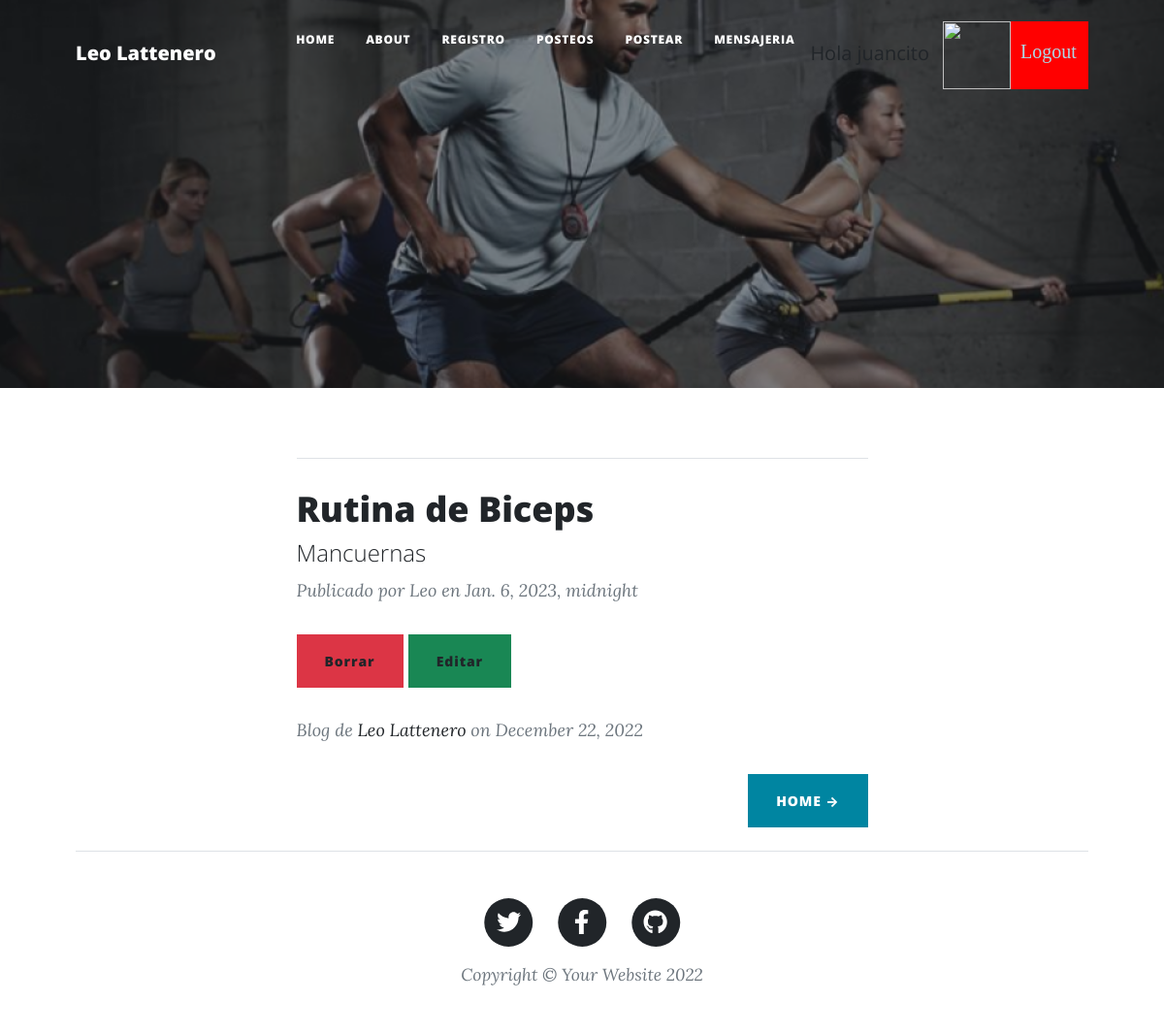
Screenshot of /posteos (signed in) with the database file from the repository.
### AppRutinas/models.py (models this page shows, shortened)
class Posteo(models.Model):
    titulo = models.CharField(max_length=255)
    subtitulo = models.CharField(max_length=255)
    imagen = models.ImageField(upload_to='media', blank=True)
    cuerpo = RichTextUploadingField() # CKEditor Rich Text Field
    autor = models.CharField(max_length=255)
    fecha = models.DateTimeField(default='2020-11-1')

### AppRutinas/views.py (the view)
# urls.py: path("posteos", posteos, name= "posteos"),
@login_required
def posteos(request):
    posteos = Posteo.objects.all().order_by('-id') # Consulta por id, de mayor a menor (ORDER BY id DESC en SQL)
    return render(request, "posteos.html", {"posteos": posteos, "imagen": obtenerAvatar(request)})

### AppLogin/views.py (called while the page is built)
def obtenerAvatar(request):
    if request.user.is_authenticated:
        lista=Avatar.objects.filter(user=request.user)
        if len(lista)!=0:
            imagen=lista[0].imagen.url
        else:
            imagen="/media/avatares/avatarpordefecto.jpg"
        return imagen

### AppRutinas/templates/posteos.html (shortened to what this page needs)
{% extends "indexR.html" %}
{% load static %}
{% block contenido_que_cambia %}
    {% if posteos %}
        <div class="container px-4 px-lg-5">
            <div class="row gx-4 gx-lg-5 justify-content-center">
                <div class="col-md-10 col-lg-8 col-xl-7">
                    {% for post in posteos %}
                        <hr class="my-4" />
                        <div class="post-preview">
                            <a href="{% url 'post' post.id %}">
                                <h2 class="post-title">{{ post.titulo }}</h2>
                                <h4 class="post-subtitle">{{ post.subtitulo }}</h3>
                            </a>
                            <p class="post-meta">
                                Publicado por {{ post.autor }}
                                en {{ post.fecha }}
                            </p>
                            <a class="btn btn-danger" href="{% url 'eliminarPost' post.id %}">Borrar</a>
                            <a class="btn btn-success" href="{% url 'editarPosteos' post.id %}">Editar</a>
                        </div>
                    {% endfor %}
                </div>
            </div>
        </div>
    {% endif %}
{% endblock %}

### AppRutinas/templates/indexR.html (shortened to what this page needs)
<!DOCTYPE html>
<html lang="en">
    <head>
        {% load static %}
        <link href="{% static 'css/styles.css' %}" rel="stylesheet" />
    </head>
    <body>
        <nav class="navbar navbar-expand-lg navbar-light" id="mainNav">
            <div class="container px-4 px-lg-5">
                <a class="navbar-brand" href="index.html">Leo Lattenero </a>
                <div class="collapse navbar-collapse" id="navbarResponsive">
                    <ul class="navbar-nav ms-auto py-4 py-lg-0">
                        <li class="nav-item"><a class="nav-link px-lg-3 py-3 py-lg-4" href="{% url 'inicioRut' %}">Home</a></li>
                        <li class="nav-item"><a class="nav-link px-lg-3 py-3 py-lg-4" href="{% url 'about' %}">About</a></li>
                        <li class="nav-item"><a class="nav-link px-lg-3 py-3 py-lg-4" href="{% url 'register' %}">Registro</a></li>
                        {% if user.is_authenticated %}
                        <li class="nav-item"><a class="nav-link px-lg-3 py-3 py-lg-4" href="{% url 'posteos' %}">Posteos</a></li>
                        <li class="nav-item"><a class="nav-link px-lg-3 py-3 py-lg-4" href="{% url 'posteoForm' %}">Postear</a></li>
                        <li class="nav-item"><a class="nav-link px-lg-3 py-3 py-lg-4" href="{% url 'mensajeFormulario' %}">Mensajeria</a></li>
                        <p> Hola   {{ user.username }}</p>
                        <img src="{{ imagen }}" class="img" alt="">
                        <a class="bot2" href="{% url 'logout' %}">Logout</a>
                        {% else %}
                        <a class="bot" href="{% url 'login' %}">Login</a>
                        {% endif %}
                    </ul>
                </div>
            </div>
        </nav>
        <header class="masthead" style="background-image: url('/static/assets/img/entrenamiento.png')">
        </header>
        {% block contenido_que_cambia %}
        {% endblock %}
        <div class="container px-4 px-lg-5">
            <div class="row gx-4 gx-lg-5 justify-content-center">
                <div class="col-md-10 col-lg-8 col-xl-7">
                    <div class="post-preview">
                        <p class="post-meta">
                            Blog de
                            <a href="{% url 'about' %}">Leo Lattenero </a>
                            on December 22, 2022
                        </p>
                    <div class="d-flex justify-content-end mb-4"><a class="btn btn-primary text-uppercase" href="{% url 'inicioRut' %}"> Home →</a></div>
                </div>
            </div>
        </div>
        <footer class="border-top">
            <div class="container px-4 px-lg-5">
                <div class="row gx-4 gx-lg-5 justify-content-center">
                    <div class="col-md-10 col-lg-8 col-xl-7">
                        <ul class="list-inline text-center">
                            <li class="list-inline-item">
                                <a href="https://twitter.com/LeonardoLatten1" target="_blank">
                                    <span class="fa-stack fa-lg">
                                        <i class="fas fa-circle fa-stack-2x"></i>
                                        <i class="fab fa-twitter fa-stack-1x fa-inverse"></i>
                                    </span>
                                </a>
                            </li>
                            <li class="list-inline-item">
                                <a href="https://www.facebook.com/leonardo.lattenero" target="_blank">
                                    <span class="fa-stack fa-lg">
                                        <i class="fas fa-circle fa-stack-2x"></i>
                                        <i class="fab fa-facebook-f fa-stack-1x fa-inverse" ></i>
                                    </span>
                                </a>
                            </li>
                            <li class="list-inline-item">
                                <a href="https://github.com/LeoLatt" target="_blank">
                                    <span class="fa-stack fa-lg">
                                        <i class="fas fa-circle fa-stack-2x"></i>
                                        <i class="fab fa-github fa-stack-1x fa-inverse"></i>
                                    </span>
                                </a>
                            </li>
                        </ul>
                        <div class="small text-center text-muted fst-italic">Copyright &copy; Your Website 2022</div>
                    </div>
                </div>
            </div>
        </footer>
    </body>
</html>

### AppRutinas/templates/indexR.html (style rules this page uses)
.img { margin-top: 14px; margin-left: 14px; width: 70px; height: 70px; }
.bot2 { display: inline-block; margin-top: 14px; background-color: red; font-family:'Times New Roman', Times, serif; width: 80px; height: 70px; padding: 16px 10px; color:lightblue; }

### rows the page displays
Posteo: titulo "Rutina de Biceps", subtitulo "Mancuernas", autor "Leo", fecha "Jan. 6, 2023, midnight"

### other values shown
{{ user.username }} "juancito"
